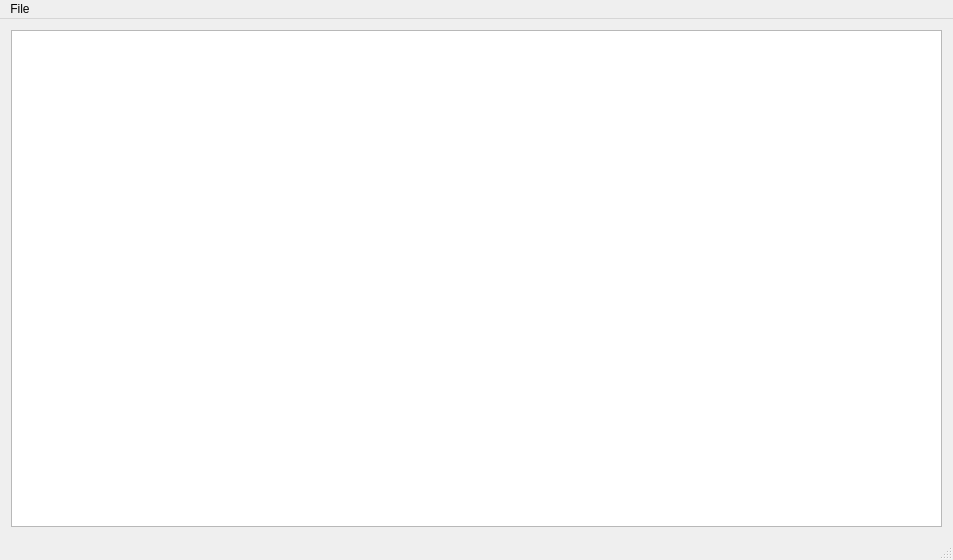
<?xml version="1.0" encoding="UTF-8"?>
<ui version="4.0">
 <class>MainWindow</class>
 <widget class="QMainWindow" name="MainWindow">
  <property name="geometry">
   <rect>
    <x>0</x>
    <y>0</y>
    <width>953</width>
    <height>560</height>
   </rect>
  </property>
  <property name="windowTitle">
   <string>MainWindow</string>
  </property>
  <widget class="QWidget" name="centralWidget">
   <layout class="QHBoxLayout" name="horizontalLayout">
    <item>
     <widget class="GcodeView" name="graphicsView"/>
    </item>
   </layout>
  </widget>
  <widget class="QMenuBar" name="menuBar">
   <property name="geometry">
    <rect>
     <x>0</x>
     <y>0</y>
     <width>953</width>
     <height>22</height>
    </rect>
   </property>
   <widget class="QMenu" name="menuPathMonger">
    <property name="title">
     <string>File</string>
    </property>
    <addaction name="actionLoad_GCode"/>
    <addaction name="separator"/>
    <addaction name="actionExit"/>
   </widget>
   <addaction name="menuPathMonger"/>
  </widget>
  <widget class="QStatusBar" name="statusBar"/>
  <action name="actionLoad_GCode">
   <property name="text">
    <string>Open</string>
   </property>
  </action>
  <action name="actionExit">
   <property name="text">
    <string>Exit</string>
   </property>
  </action>
 </widget>
 <layoutdefault spacing="6" margin="11"/>
 <customwidgets>
  <customwidget>
   <class>GcodeView</class>
   <extends>QGraphicsView</extends>
   <header>gcodeview.h</header>
  </customwidget>
 </customwidgets>
 <resources/>
 <connections/>
</ui>
